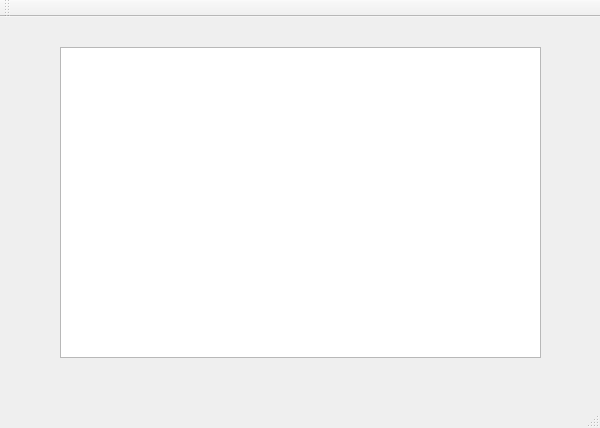
<?xml version="1.0" encoding="UTF-8"?>
<ui version="4.0">
 <class>MainWindow</class>
 <widget class="QMainWindow" name="MainWindow">
  <property name="geometry">
   <rect>
    <x>0</x>
    <y>0</y>
    <width>600</width>
    <height>428</height>
   </rect>
  </property>
  <property name="windowTitle">
   <string>MainWindow</string>
  </property>
  <widget class="QWidget" name="centralWidget">
   <widget class="QListWidget" name="listWidget">
    <property name="geometry">
     <rect>
      <x>60</x>
      <y>30</y>
      <width>481</width>
      <height>311</height>
     </rect>
    </property>
   </widget>
  </widget>
  <widget class="QMenuBar" name="menuBar">
   <property name="geometry">
    <rect>
     <x>0</x>
     <y>0</y>
     <width>600</width>
     <height>26</height>
    </rect>
   </property>
  </widget>
  <widget class="QToolBar" name="mainToolBar">
   <attribute name="toolBarArea">
    <enum>TopToolBarArea</enum>
   </attribute>
   <attribute name="toolBarBreak">
    <bool>false</bool>
   </attribute>
  </widget>
  <widget class="QStatusBar" name="statusBar"/>
 </widget>
 <layoutdefault spacing="6" margin="11"/>
 <resources/>
 <connections/>
</ui>
